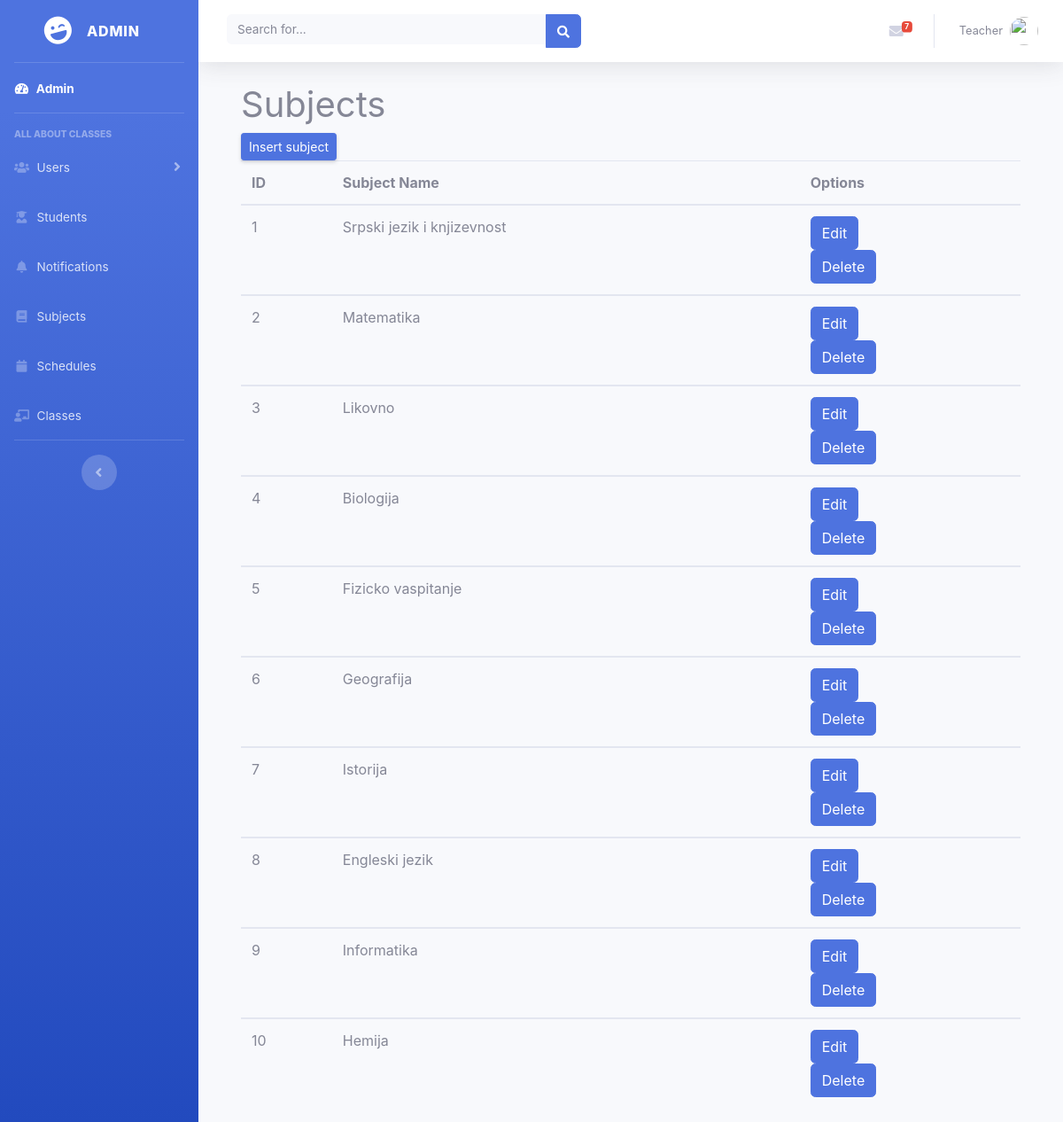
/subjects/ (signed in), run on an earlier commit of the app's database.
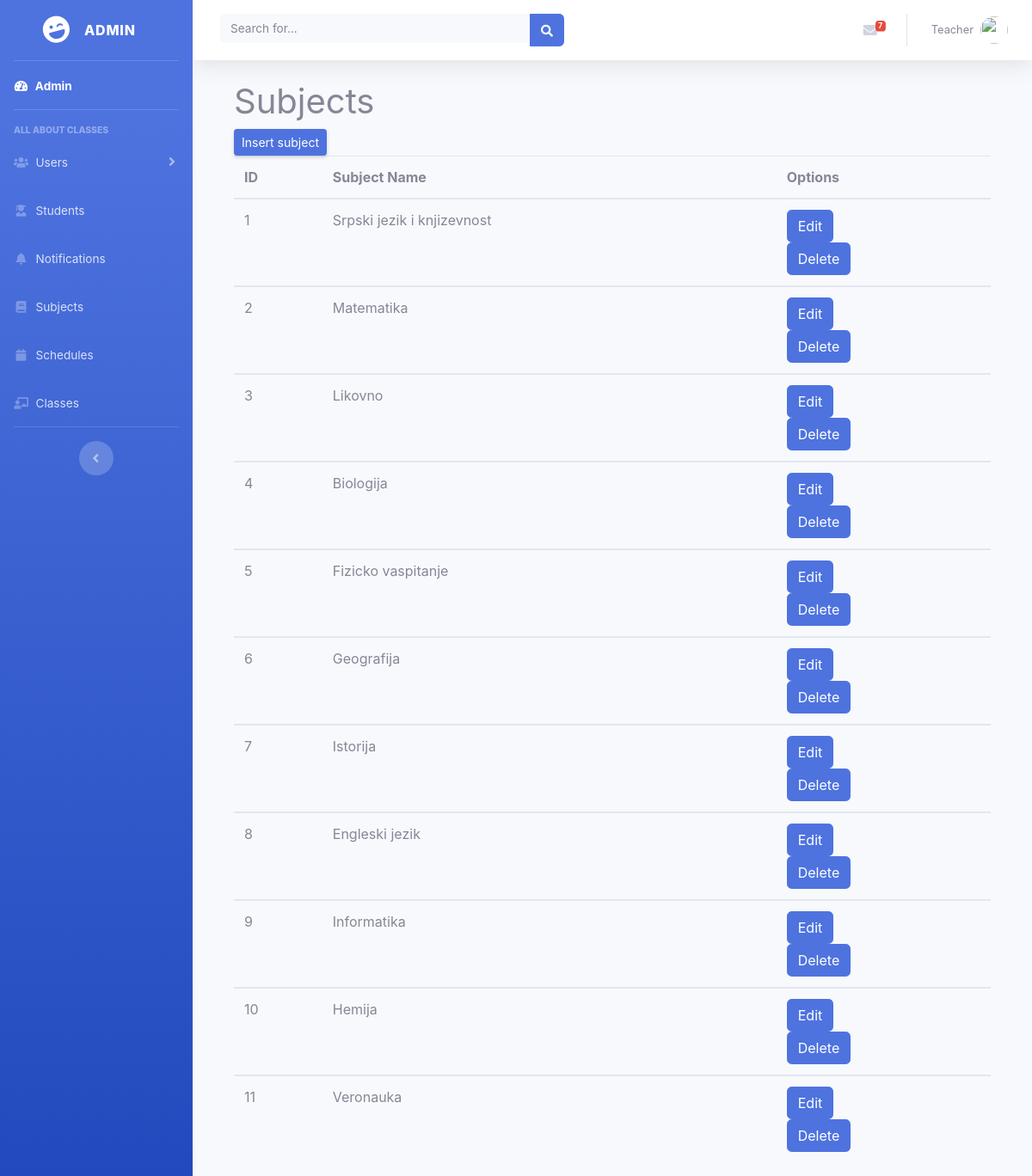
And on a later commit of the database.
### tables this page shows
CREATE TABLE IF NOT EXISTS `subjects` (
  `id_subject` int(11) NOT NULL AUTO_INCREMENT,
  `name` varchar(45) NOT NULL,
  PRIMARY KEY (`id_subject`)
);

### app/controllers/Subjects.php (called while the page is built, shortened)
<?php
class Subjects extends Controller
{
    public function __construct(){
        $this->subjectModel = $this->model('Subject');
    }
    public function index(){
        $subjects = $this->subjectModel->showallSubjects();
        $data = [
            'subjects' => $subjects
        ];
        $this->view('admin/subjects/index', $data);
    }
}

### app/libraries/Core.php (called while the page is built, shortened)
<?php
  class Core {
    protected $currentMethod = 'index';
    public function __construct(){
      $url = $this->getUrl();
      if(file_exists('../app/controllers/' . ucwords($url[0]). '.php')){
        unset($url[0]);
      }
      $this->currentController = new $this->currentController;
      $this->params = $url ? array_values($url) : [];
      call_user_func_array([$this->currentController, $this->currentMethod], $this->params);
    }
    public function getUrl(){
      if(isset($_GET['url'])){
        $url = rtrim($_GET['url'], '/');
        $url = filter_var($url, FILTER_SANITIZE_URL);
        $url = explode('/', $url);
        return $url;
      }
    }
  }

### public/index.php (called while the page is built, shortened)
<?php
$init = new Core;

### app/libraries/Database.php (called while the page is built, shortened)
<?php
class Database
{
  private $host = DB_HOST;
  private $user = DB_USER;
  private $pass = DB_PASS;
  private $dbname = DB_NAME;
  private $dbh;
  private $stmt;
  public function __construct()
  {
    $dsn = 'mysql:host=' . $this->host . ';dbname=' . $this->dbname;
    $options = array(
      PDO::ATTR_PERSISTENT => true,
      PDO::ATTR_ERRMODE => PDO::ERRMODE_EXCEPTION
    );
    try {
      $this->dbh = new PDO($dsn, $this->user, $this->pass, $options);
    } catch (PDOException $e) {
      $this->error = $e->getMessage();
      echo $this->error;
    }
  }
  public function query($sql)
  {
    $this->stmt = $this->dbh->prepare($sql);
  }
  public function execute()
  {
    return $this->stmt->execute();
  }
  public function resultSet($fetch = PDO::FETCH_OBJ)
  {
    $this->execute();
    return $this->stmt->fetchAll($fetch);
  }
}

### app/models/Subject.php (called while the page is built, shortened)
<?php
class Subject
{
    private $db;
    public function __construct()
    {
        $this->db = new Database();
    }
    public function showallSubjects() {
        $this->db->query('SELECT id_subject, name FROM subjects');
        $subjects = $this->db->resultSet();
        return $subjects;
    }
}

### app/views/admin/subjects/index.php (the view, shortened to what this page needs)
<?php require APPROOT . '/views/inc/admin/header.php'; ?>
<div id="page-wrapper">
    <div class="container-fluid">
        <div class="row">
            <div class="col-lg-12">
                <h1 class="page-header">
                    Subjects
                </h1>
                <a class="d-none d-sm-inline-block btn btn-sm btn-primary shadow-sm" href="<?php echo URLROOT . "/subjects/insert" ?>">Insert subject</a>
            </div>
        </div>
        <table class="table table-hover">
  <thead>
    <tr>
      <th scope="col">ID</th>
      <th scope="col">Subject Name</th>
      <th scope="col">Options</th>
    </tr>
  </thead>
    <?php $i = 0; ?>
    <?php foreach ($data['subjects'] as $subject) : ?>
  <tbody>
    <tr>
      <?php
      echo '
        <td>' . ++$i . '</td>
        <td>' . $subject->name . '</td>
        <td class="buttons-pos">
        <a class="btn btn-primary btn-margin" href=' . URLROOT . "/subjects/edit/" . $subject->id_subject . '>Edit</a>
        '?>
        <form action="<?php echo URLROOT . "/subjects/delete/" . $subject->id_subject ?>" method="POST">
        <button class="btn btn-primary" type="submit" name="delete">Delete</button>
    </form></td>
    </tr>
  </tbody>
  <?php endforeach; ?>
</table>
    </div>
</div>
<?php require APPROOT . '/views/inc/admin/footer.php'; ?>

### app/libraries/Controller.php (shortened to what this page needs)
<?php
  class Controller {
    public function view($view, $data = []){
      if(file_exists('../app/views/' . $view . '.php')){
        require_once '../app/views/' . $view . '.php';
      } else {
        die('View does not exist');
      }
    }
  }

### app/views/inc/admin/header.php (shortened to what this page needs)
<!DOCTYPE html>
<html lang="en">
<head>
    <link href="<?php echo URLROOT; ?>/css/admin/sb-admin.css" rel="stylesheet">
    <link href="<?php echo URLROOT; ?>/css/admin/style.css" rel="stylesheet">
    <link href="<?php echo URLROOT; ?>/css/admin/vendor/fontawesome-free/css/all.min.css" rel="stylesheet" type="text/css">
</head>
<body id="page-top">
  <div id="wrapper">
<ul class="navbar-nav bg-gradient-primary sidebar sidebar-dark accordion" id="accordionSidebar">
  <a class="sidebar-brand d-flex align-items-center justify-content-center" href="<?php echo URLROOT . '/users/teacher'; ?>">
    <div class="sidebar-brand-icon rotate-n-15">
      <i class="fas fa-laugh-wink"></i>
    </div>
    <div class="sidebar-brand-text mx-3">Admin</div>
  </a>
  <hr class="sidebar-divider my-0">
  <li class="nav-item active">
    <a class="nav-link" href="<?php echo URLROOT . '/users/teacher'; ?>">
      <i class="fas fa-fw fa-tachometer-alt"></i>
      <span>Admin</span></a>
  </li>
  <hr class="sidebar-divider">
  <div class="sidebar-heading">
    all about classes
  </div>
  <li class="nav-item">
    <a class="nav-link collapsed" href="<?php echo URLROOT . '/users/'; ?>" data-toggle="collapse" data-target="#collapseTwo" aria-expanded="true" aria-controls="collapseTwo">
      <i class="fas fa-fw fa-users"></i>
      <span>Users</span>
    </a>
  </li>
    <li class="nav-item">
    <a class="nav-link" href="<?php echo URLROOT . '/students/'; ?>" data-target="#collapseUtilities" aria-expanded="true" aria-controls="collapseUtilities">
      <i class="fas fa-fw fa-user-graduate"></i>
      <span>Students</span>
    </a>
  </li>
  <li class="nav-item">
    <a class="nav-link" href="<?php echo URLROOT . '/notifications/'; ?>" data-target="#collapseUtilities" aria-expanded="true" aria-controls="collapseUtilities">
      <i class="fas fa-fw fa-bell"></i>
      <span>Notifications</span>
    </a>
  </li>
  <li class="nav-item">
    <a class="nav-link" href="<?php echo URLROOT . '/subjects/'; ?>" data-target="#collapseUtilities" aria-expanded="true" aria-controls="collapseUtilities">
      <i class="fas fa-fw fa-book"></i>
      <span>Subjects</span>
    </a>
  </li>
  <li class="nav-item">
    <a class="nav-link" href="<?php echo URLROOT . '/schedules'; ?>" data-target="#collapseUtilities" aria-expanded="true" aria-controls="collapseUtilities">
      <i class="fas fa-fw fa-calendar"></i>
      <span>Schedules</span>
    </a>
  </li>
  <li class="nav-item">
    <a class="nav-link" href="<?php echo URLROOT . '/classes/'; ?>" data-target="#collapseUtilities" aria-expanded="true" aria-controls="collapseUtilities">
      <i class="fas fa-fw fa-chalkboard-teacher"></i>
      <span>Classes</span>
    </a>
  </li>
  <hr class="sidebar-divider d-none d-md-block">
  <div class="text-center d-none d-md-inline">
    <button class="rounded-circle border-0" id="sidebarToggle"></button>
  </div>
</ul>
<div id="content-wrapper" class="d-flex flex-column">
  <div id="content">
    <nav class="navbar navbar-expand navbar-light bg-white topbar mb-4 static-top shadow">
      <form class="d-none d-sm-inline-block form-inline mr-auto ml-md-3 my-2 my-md-0 mw-100 navbar-search">
        <div class="input-group">
          <input type="text" class="form-control bg-light border-0 small" placeholder="Search for..." aria-label="Search" aria-describedby="basic-addon2">
          <div class="input-group-append">
            <button class="btn btn-primary" type="button">
              <i class="fas fa-search fa-sm"></i>
            </button>
          </div>
        </div>
      </form>
      <ul class="navbar-nav ml-auto">
        <li class="nav-item dropdown no-arrow mx-1">
          <a class="nav-link dropdown-toggle" href="#" id="messagesDropdown" role="button" data-toggle="dropdown" aria-haspopup="true" aria-expanded="false">
            <i class="fas fa-envelope fa-fw"></i>
            <span class="badge badge-danger badge-counter">7</span>
          </a>
        </li>
        <li class="nav-item dropdown no-arrow">
          <a class="nav-link dropdown-toggle" href="#" id="userDropdown" role="button" data-toggle="dropdown" aria-haspopup="true" aria-expanded="false">
            <span class="mr-2 d-none d-lg-inline text-gray-600 small">Teacher</span>
            <img class="img-profile rounded-circle" src="">
          </a>
        </li>
      </ul>
    </nav>
    <div class="container-fluid">

### app/views/inc/admin/footer.php (shortened to what this page needs)
</div>
  </body>
  </html>

What changed in the data, as far as the page shows it:
added subjects: name "Veronauka"
